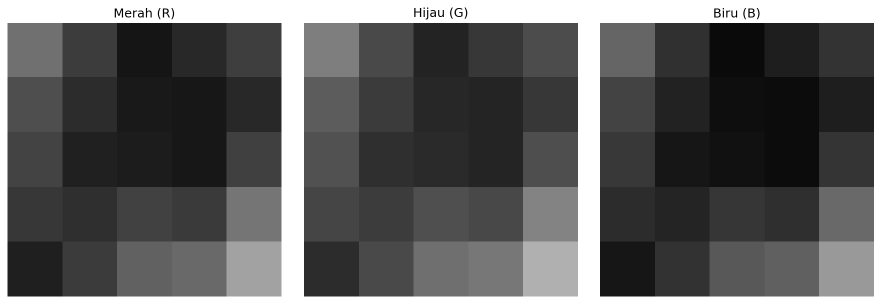
#> input picture visualisasi_matriks.png, 1762 x 608 px (shown at 1/2 size)
$ jupyter execute Citra1.ipynb
#> lines starting #> are read from the running program, lines starting #| are printed output that depends on the picture
 # Library yang digunakan:
- NumPy: mengolah citra sebagai array angka.
- Pillow: membaca dan membuat gambar.
- Matplotlib: menampilkan gambar, matriks, dan grafik.
- files: mengunggah serta mengunduh file melalui Google Colab.

[cell 1]
import numpy as np
import matplotlib.pyplot as plt
from PIL import Image
from google.colab import files
from pathlib import Path
import json

# Menggunggah Gambar

[cell 2]
uploaded = files.upload()
#> the answer given: visualisasi_matriks.png

# Mengambil nama file yang diunggah
nama_file = next(iter(uploaded.keys()))

# Membaca gambar dan mengubahnya ke format RGB
gambar = Image.open(nama_file).convert("RGB")
citra = np.array(gambar)

print("Gambar berhasil dibaca!")
print("Nama file:", nama_file)

plt.figure(figsize=(7, 5))
plt.imshow(citra)
plt.title("Gambar Asli")
plt.axis("off")
plt.show()

Penjelasan: gambar yang awalnya terlihat sebagai foto diubah menjadi citra, yaitu array tiga dimensi yang menyimpan nilai numerik setiap piksel.

# Membuktikan gambar tersusun dari angka

[cell 3]
tinggi, lebar, kanal = citra.shape
#> tinggi = 608; lebar = 1762; kanal = 3
jumlah_nilai = citra.size
#> jumlah_nilai = 3213888
ukuran_byte = citra.nbytes
#> ukuran_byte = 3213888

print("=== INFORMASI CITRA DIGITAL ===")
print(f"Lebar gambar          : {lebar} piksel")
#| Lebar gambar          : 1762 piksel
print(f"Tinggi gambar         : {tinggi} piksel")
#| Tinggi gambar         : 608 piksel
print(f"Jumlah kanal warna    : {kanal}")
#| Jumlah kanal warna    : 3
print(f"Bentuk array          : {citra.shape}")
#| Bentuk array          : (608, 1762, 3)
print(f"Tipe data             : {citra.dtype}")
#| Tipe data             : uint8
print(f"Jumlah seluruh nilai : {jumlah_nilai:,}")
#| Jumlah seluruh nilai : 3,213,888
print(f"Ukuran array mentah   : {ukuran_byte:,} byte")
#| Ukuran array mentah   : 3,213,888 byte
print(f"Ukuran array dalam KB : {ukuran_byte / 1024:.2f} KB")
#| Ukuran array dalam KB : 3138.56 KB
print(f"Nilai minimum         : {citra.min()}")
#| Nilai minimum         : 0
print(f"Nilai maksimum        : {citra.max()}")
#| Nilai maksimum        : 255

print("\nRumus jumlah nilai:")
print(f"{tinggi} x {lebar} x {kanal} = {jumlah_nilai:,}")
#| 608 x 1762 x 3 = 3,213,888

Penjelasan: jika gambar berukuran 100 × 100 piksel dengan tiga kanal RGB, jumlah nilai warnanya adalah 30.000. Setiap kanal pada gambar RGB 8-bit memiliki nilai dari 0 sampai 255.

Perlu dibedakan: ukuran array mentah bukan ukuran file JPG atau PNG di penyimpanan, karena file gambar dapat dikompresi.

# Menampilkan angka dari setiap piksel

[cell 4]
# Mengambil piksel di tengah gambar
y = tinggi // 2
#> y = 304
x = lebar // 2
#> x = 881

nilai_rgb = citra[y, x]
#> nilai_rgb = [42, 42, 42]

print("=== NILAI SATU PIKSEL ===")
print(f"Posisi piksel (x, y): ({x}, {y})")
#| Posisi piksel (x, y): (881, 304)
print(f"Nilai RGB: {nilai_rgb.tolist()}")
#| Nilai RGB: [42, 42, 42]
print(f"Nilai merah (R): {int(nilai_rgb[0])}")
#| Nilai merah (R): 42
print(f"Nilai hijau (G): {int(nilai_rgb[1])}")
#| Nilai hijau (G): 42
print(f"Nilai biru (B): {int(nilai_rgb[2])}")
#| Nilai biru (B): 42

# Menampilkan gambar dengan lokasi piksel yang dipilih
plt.figure(figsize=(7, 5))
plt.imshow(citra)
plt.scatter(x, y, color="yellow", marker="x", s=150)
plt.title(f"Piksel yang Dianalisis: ({x}, {y})")
plt.axis("off")
plt.show()
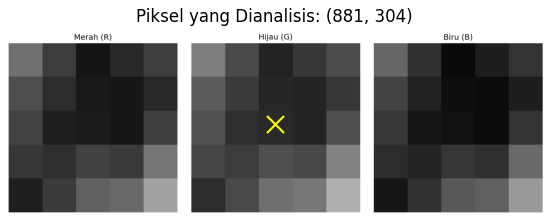
#> figure drawn by matplotlib, 1 panel

Contoh jika program menemukan nilai RGB [255, 0, 0], artinya piksel tersebut berwarna merah murni. Nilai sebenarnya akan mengikuti gambar yang kita unggah.

# Menampilkan matriks angka RGB

[cell 5]
# Mengambil area maksimal 5 x 5 piksel
ukuran = min(5, tinggi, lebar)
#> ukuran = 5
matriks_rgb = citra[:ukuran, :ukuran, :]

print("=== MATRIKS RGB ===")
print(matriks_rgb)
#> (printed output is left out)

# Menampilkan matriks untuk setiap kanal warna
fig, axes = plt.subplots(1, 3, figsize=(15, 5))
nama_kanal = ["Merah (R)", "Hijau (G)", "Biru (B)"]

for i, ax in enumerate(axes):
    matriks = matriks_rgb[:, :, i]
    ax.imshow(matriks, cmap="gray", vmin=0, vmax=255)

    for baris in range(ukuran):
        for kolom in range(ukuran):
            ax.text(
                kolom, baris, str(int(matriks[baris, kolom])),
                ha="center", va="center", fontsize=9,
                color="red" if matriks[baris, kolom] > 127 else "blue"
            )

    ax.set_title(nama_kanal)
    ax.set_xticks(range(ukuran))
    ax.set_yticks(range(ukuran))

plt.suptitle("Matriks Angka pada Citra Digital")
plt.tight_layout()
plt.show()
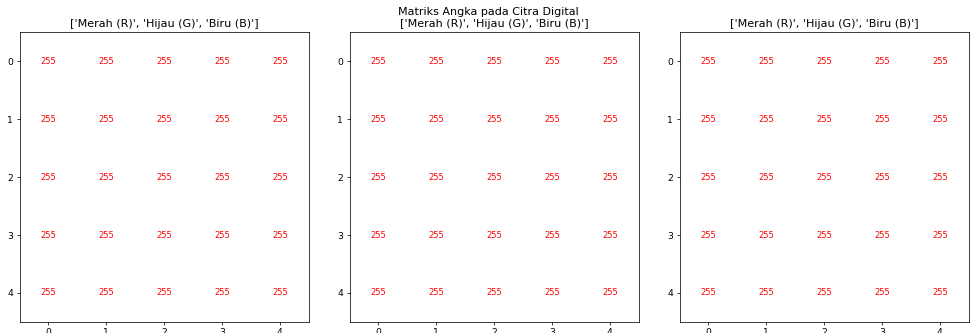
#> figure drawn by matplotlib, 3 panels

Penjelasan: setiap posisi pada matriks mewakili satu piksel. Ketiga matriks menunjukkan nilai merah, hijau, dan biru dari piksel yang sama. Ketiga nilai tersebut digabungkan untuk menghasilkan warna piksel pada gambar RGB.

# Mengubah gambar menjadi grayscale

[cell 6]
# Mengubah RGB menjadi grayscale
gambar_gray = gambar.convert("L")
citra_gray = np.array(gambar_gray)

print("=== CITRA GRAYSCALE ===")
print("Bentuk array RGB      :", citra.shape)
#| Bentuk array RGB      : (608, 1762, 3)
print("Bentuk array grayscale:", citra_gray.shape)
#| Bentuk array grayscale: (608, 1762)
print("Tipe data grayscale   :", citra_gray.dtype)
#| Tipe data grayscale   : uint8
print("Nilai minimum         :", citra_gray.min())
#| Nilai minimum         : 0
print("Nilai maksimum        :", citra_gray.max())
#| Nilai maksimum        : 255

print("\nContoh matriks grayscale:")
print(citra_gray[:5, :5])
#| [[255 255 255 255 255]
#|  [255 255 255 255 255]
#|  [255 255 255 255 255]
#|  [255 255 255 255 255]
#|  [255 255 255 255 255]]

fig, axes = plt.subplots(1, 2, figsize=(12, 5))

axes[0].imshow(citra, interpolation="nearest")
axes[0].set_title("Citra RGB")
axes[0].axis("off")

axes[1].imshow(citra_gray, cmap="gray", vmin=0, vmax=255)
axes[1].set_title("Citra Grayscale")
axes[1].axis("off")

plt.tight_layout()
plt.show()
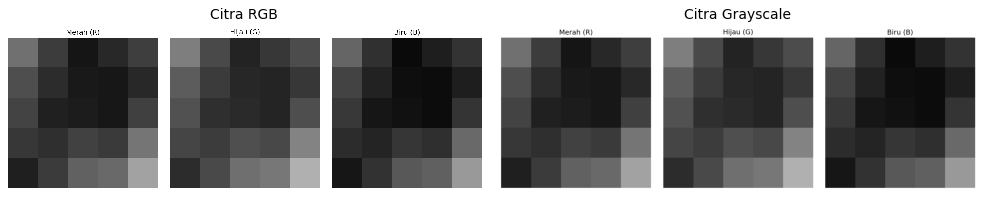
#> figure drawn by matplotlib, 2 panels

Penjelasannya:
- Nilai mendekati 0 menunjukkan warna gelap.
- Nilai mendekati 255 menunjukkan warna terang.
- Nilai di antaranya menunjukkan tingkat keabuan.

Pada grayscale 8-bit, satu piksel hanya memerlukan satu nilai intensitas. Konversi ini menghasilkan representasi baru, jadi nilai grayscale tidak harus sama dengan nilai RGB sebelumnya.

# Rekonstruksi gambar dari angka

[cell 7]
# Membuat gambar kembali dari array numerik
gambar_hasil = Image.fromarray(citra)
citra_hasil = np.array(gambar_hasil)

# Membandingkan nilai setiap piksel
hasil_sama = np.array_equal(citra, citra_hasil)
#> hasil_sama = True
selisih_maksimum = np.abs(
    citra.astype(np.int16) - citra_hasil.astype(np.int16)
).max()
#> selisih_maksimum = 0

print("=== HASIL PEMBUKTIAN ===")
print("Array gambar asli       :", citra.shape)
#| Array gambar asli       : (608, 1762, 3)
print("Array hasil rekonstruksi:", citra_hasil.shape)
#| Array hasil rekonstruksi: (608, 1762, 3)
print("Semua nilai piksel sama :", hasil_sama)
#| Semua nilai piksel sama : True
print("Selisih maksimum nilai  :", selisih_maksimum)
#| Selisih maksimum nilai  : 0

fig, axes = plt.subplots(1, 2, figsize=(12, 5))

axes[0].imshow(citra)
axes[0].set_title("Gambar Asli")
axes[0].axis("off")

axes[1].imshow(citra_hasil)
axes[1].set_title("Gambar Rekonstruksi")
axes[1].axis("off")

plt.tight_layout()
plt.show()
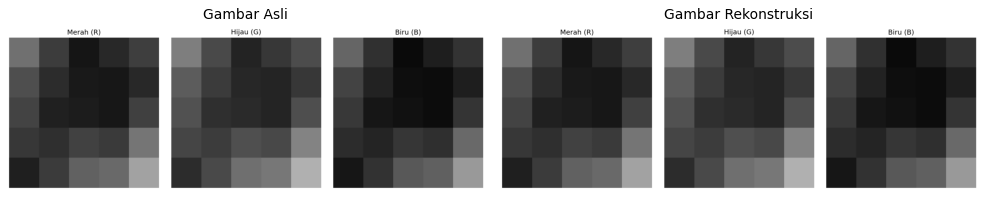
#> figure drawn by matplotlib, 2 panels

if hasil_sama:
    print("\nKESIMPULAN: Seluruh nilai piksel berhasil dipertahankan.")
else:
    print("\nKESIMPULAN: Terdapat perbedaan nilai piksel.")

Jika hasilnya True dan selisih maksimum 0, berarti semua nilai RGB identik. Ini menunjukkan bahwa gambar tersebut dapat direpresentasikan oleh array numerik dan direkonstruksi kembali tanpa mengubah nilai pikselnya.

# Menyimpan hasil untuk dikumpulkan

[cell 8]
from pathlib import Path
import shutil

folder_hasil = Path("hasil_pembuktian_citra")
folder_hasil.mkdir(exist_ok=True)

# Simpan gambar-gambar hasil eksperimen
gambar.save(folder_hasil / "gambar_asli.png")
gambar_gray.save(folder_hasil / "gambar_grayscale.png")
gambar_hasil.save(folder_hasil / "gambar_rekonstruksi.png")

# Simpan visualisasi matriks RGB
fig, axes = plt.subplots(1, 3, figsize=(12, 4))
nama_kanal = ["Merah (R)", "Hijau (G)", "Biru (B)"]

for i, ax in enumerate(axes):
    ax.imshow(citra[:ukuran, :ukuran, i],
              cmap="gray", vmin=0, vmax=255)
    ax.set_title(nama_kanal[i])
    ax.axis("off")

plt.tight_layout()
plt.savefig(
    folder_hasil / "visualisasi_matriks.png",
    dpi=150,
    bbox_inches="tight"
)
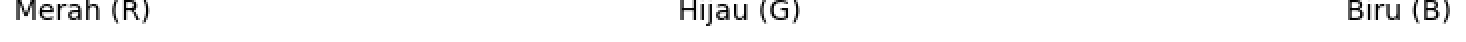
#> figure drawn by matplotlib, 3 panels
plt.close(fig)

# Simpan ringkasan eksperimen
ringkasan = {
    "nama_gambar": nama_file,
    "lebar": int(lebar),
    "tinggi": int(tinggi),
    "jumlah_kanal": int(kanal),
    "bentuk_array": list(citra.shape),
    "tipe_data": str(citra.dtype),
    "jumlah_nilai": int(jumlah_nilai),
    "ukuran_array_mentah_byte": int(ukuran_byte),
    "nilai_rgb_piksel_tengah": nilai_rgb.tolist(),
    "rekonstruksi_identik": bool(hasil_sama),
    "selisih_maksimum": int(selisih_maksimum)
}

with open(folder_hasil / "ringkasan.json", "w") as f:
    json.dump(ringkasan, f, indent=4)

# Jadikan seluruh hasil satu file ZIP
file_zip = shutil.make_archive(
    "hasil_pembuktian_citra", "zip", folder_hasil
)

print("Hasil eksperimen berhasil disimpan.")
print("File:", file_zip)

files.download(file_zip)
